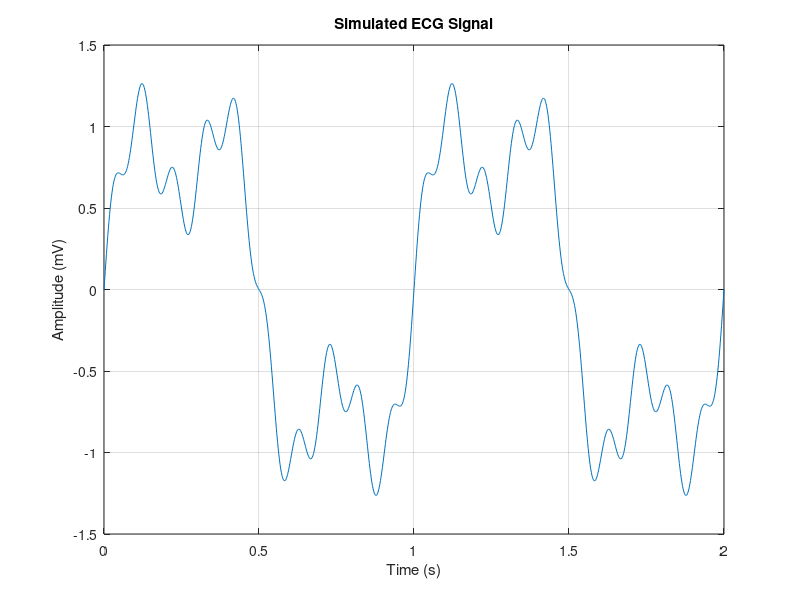

Reproduce this figure in MATLAB.
fs=500;
t=0:1/fs:2;

ecg_signal = sin(2*pi*1*t) + 0.5*sin(2*pi*3*t) + 0.2*sin(2*pi*10*t);

figure;
plot(t,ecg_signal);
xlabel('Time (s)');    
ylabel('Amplitude (mV)'); 
title('Simulated ECG Signal');
grid on;